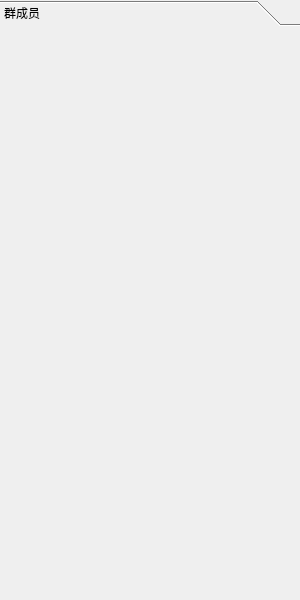
<?xml version="1.0" encoding="UTF-8"?>
<ui version="4.0">
 <class>Dialoglist</class>
 <widget class="QWidget" name="Dialoglist">
  <property name="geometry">
   <rect>
    <x>0</x>
    <y>0</y>
    <width>300</width>
    <height>600</height>
   </rect>
  </property>
  <property name="windowTitle">
   <string>Form</string>
  </property>
  <layout class="QHBoxLayout" name="verticaLayout">
   <property name="spacing">
    <number>0</number>
   </property>
   <property name="leftMargin">
    <number>0</number>
   </property>
   <property name="topMargin">
    <number>0</number>
   </property>
   <property name="rightMargin">
    <number>0</number>
   </property>
   <property name="bottomMargin">
    <number>0</number>
   </property>
   <item>
    <widget class="QToolBox" name="toolBox">
     <property name="currentIndex">
      <number>0</number>
     </property>
     <widget class="QWidget" name="page">
      <property name="geometry">
       <rect>
        <x>0</x>
        <y>0</y>
        <width>300</width>
        <height>564</height>
       </rect>
      </property>
      <attribute name="label">
       <string>群成员</string>
      </attribute>
      <layout class="QVBoxLayout" name="vLayout"/>
     </widget>
    </widget>
   </item>
  </layout>
 </widget>
 <resources/>
 <connections/>
</ui>
